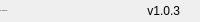
              <widget class="QFrame" name="bottomBar">
               <property name="minimumSize">
                <size>
                 <width>0</width>
                 <height>22</height>
                </size>
               </property>
               <property name="maximumSize">
                <size>
                 <width>16777215</width>
                 <height>22</height>
                </size>
               </property>
               <property name="frameShape">
                <enum>QFrame::NoFrame</enum>
               </property>
               <property name="frameShadow">
                <enum>QFrame::Raised</enum>
               </property>
               <layout class="QHBoxLayout" name="horizontalLayout_5">
                <property name="spacing">
                 <number>0</number>
                </property>
                <property name="leftMargin">
                 <number>0</number>
                </property>
                <property name="topMargin">
                 <number>0</number>
                </property>
                <property name="rightMargin">
                 <number>0</number>
                </property>
                <property name="bottomMargin">
                 <number>0</number>
                </property>
                <item>
                 <widget class="QLabel" name="creditsLabel">
                  <property name="maximumSize">
                   <size>
                    <width>16777215</width>
                    <height>16</height>
                   </size>
                  </property>
                  <property name="font">
                   <font>
                    <family>Segoe UI</family>
                    <pointsize>-1</pointsize>
                    <italic>false</italic>
                    <bold>false</bold>
                   </font>
                  </property>
                  <property name="text">
                   <string>By: Yingnan.Bing</string>
                  </property>
                  <property name="alignment">
                   <set>Qt::AlignLeading|Qt::AlignLeft|Qt::AlignVCenter</set>
                  </property>
                 </widget>
                </item>
                <item>
                 <widget class="QLabel" name="version">
                  <property name="text">
                   <string>v1.0.3</string>
                  </property>
                  <property name="alignment">
                   <set>Qt::AlignRight|Qt::AlignTrailing|Qt::AlignVCenter</set>
                  </property>
                 </widget>
                </item>
                <item>
                 <widget class="QFrame" name="frame_size_grip">
                  <property name="minimumSize">
                   <size>
                    <width>20</width>
                    <height>0</height>
                   </size>
                  </property>
                  <property name="maximumSize">
                   <size>
                    <width>20</width>
                    <height>16777215</height>
                   </size>
                  </property>
                  <property name="frameShape">
                   <enum>QFrame::NoFrame</enum>
                  </property>
                  <property name="frameShadow">
                   <enum>QFrame::Raised</enum>
                  </property>
                 </widget>
                </item>
               </layout>
              </widget>
